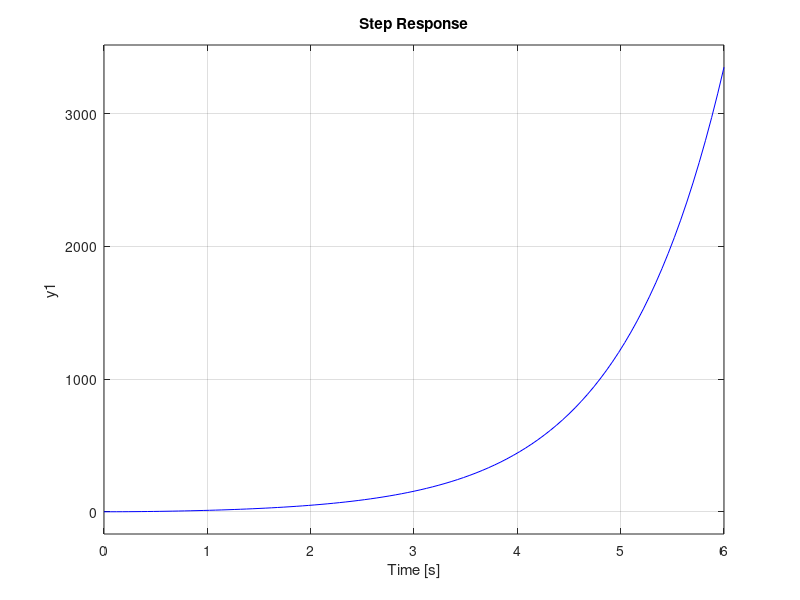
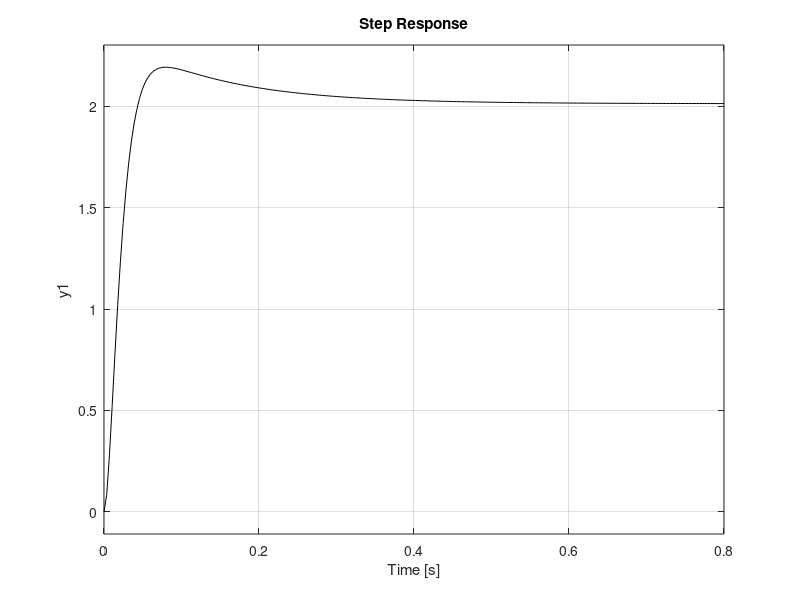
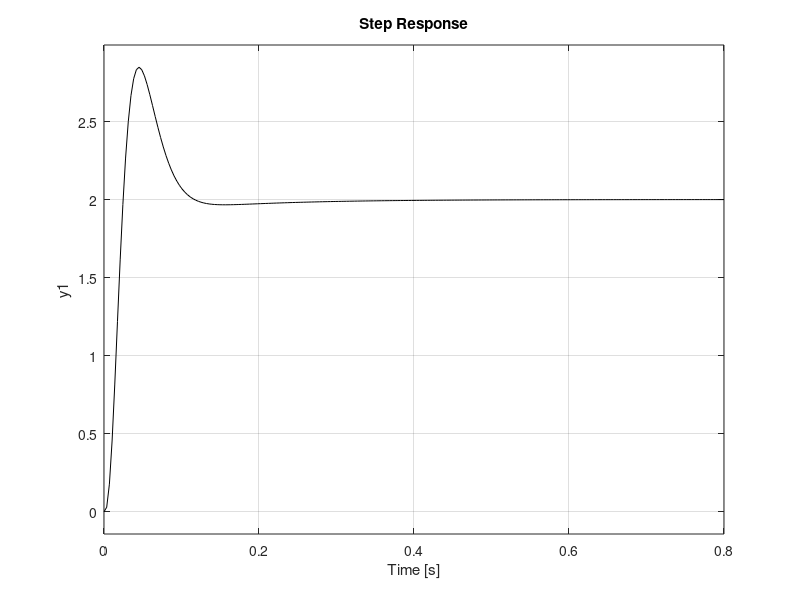

Here is the MATLAB script that generated these plots, in order:
clc
close all
clear

%---------proceso--------
g=tf(25,[1 1 -2]);

step(g,'b')

%----------ecuacion deseada----
den = conv([1 8],[1 80]);
den = conv(den,[1 90]);

%--------controlador-----
A=[0 0 1 0;
   0 0 1 1;
   25 0 -2 1;
   0 25 0 2];
B=[1 178 8560 57600]';
x=inv(A)*B;

q1 = x(1);
q0 = x(2);
p1 = x(3);
p0 = x(4);

gc = tf([q1 q0],[p1 p0]);
sis_ol = gc*g;
sis_cl = feedback(sis_ol,1);
figure
step(2*sis_cl,'k')


%----------sin error en estado estacionario

den = conv([1 8],[1 80]);
den = conv(den,[1 80]);
den = conv(den,[1 90]);
den = conv(den,[1 90]);

%--------controlador-----
A=[0 0 0 1 0 0;
   0 0 0 1 1 0;
   0 0 0 -2 1 1;
   25 0 0 0 -2 1;
   0 25 0 0 0 -2;
   0 0 25 0 0 0];
B=[1 348 46020 2794400 71424000 414720000]';
x=inv(A)*B;

q21 = x(1);
q11 = x(2);
q01 = x(3);
p21 = x(4)
p11 = x(5);
p01 = x(6);

gc = tf([q21 q11 q01],[p21 p11 p01 0]);
sis_ol = gc*g;
sis_cl = feedback(sis_ol,1);
figure
step(2*sis_cl,'k')




